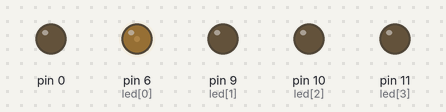
This sketch was run on a simulated Arduino Uno, built with avr-gcc and run on an emulated ATmega328P. Shown: output pins drawn as LEDs (lit = HIGH).

Above: at 0.15 s.
At 3.72 s:
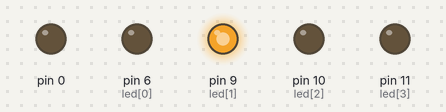
At 6.27 s:
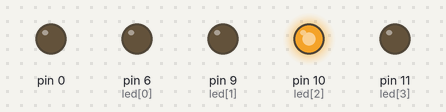
At 8.82 s:
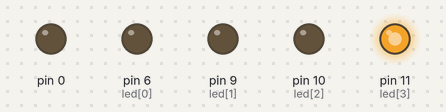
At 16.48 s:
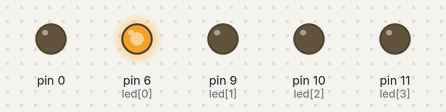
At 28.6 s:
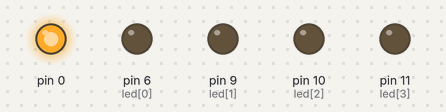
Timing chart, 0 to 40.0 s (numbered marks = the images above):
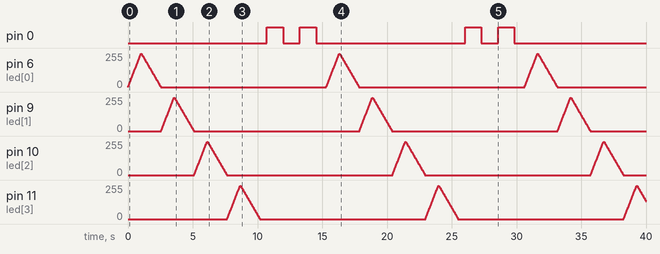

The sketch:

LED_FADE6.ino
```cpp
int led[] = {6, 9, 10, 11};

void setup() {
  // put your setup code here, to run once:
  // Don't need anything here for this sketch

}

void loop() {
  // Fade in and out each LED in array
    for (int x=0; x<6; x++) {
      for (int fadeValue = 0 ; fadeValue <= 250; fadeValue += 5) {
        analogWrite(led[x], fadeValue);
        delay(20);
    }

    for (int fadeValue = 250 ; fadeValue >= 0; fadeValue -= 5) {
      analogWrite(led[x], fadeValue);
      delay(30);
    }
  }
}
```

Measured:
- by itself, pin 0: LOW → HIGH at 10.7 s, → LOW 1.3 s later, → HIGH 1.3 s later, → LOW 1.3 s later, … (8 changes in this stretch)
